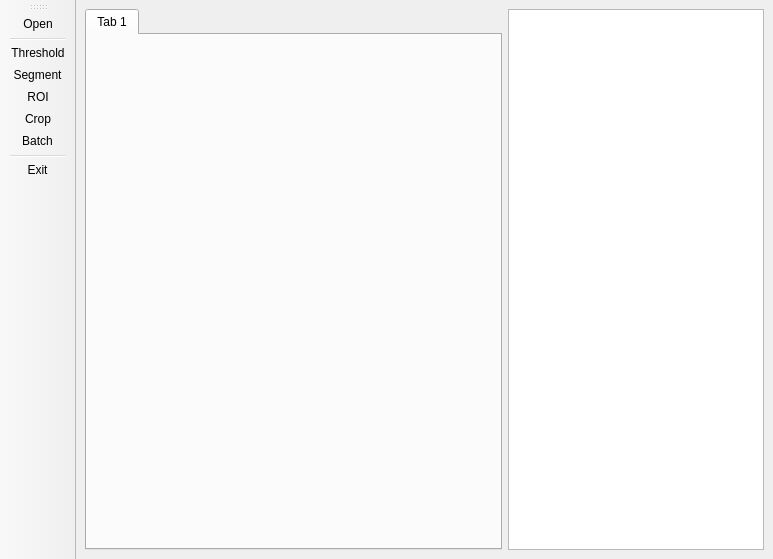
<?xml version="1.0" encoding="UTF-8"?>
<ui version="4.0">
 <class>MainWindow</class>
 <widget class="QMainWindow" name="MainWindow">
  <property name="geometry">
   <rect>
    <x>0</x>
    <y>0</y>
    <width>773</width>
    <height>559</height>
   </rect>
  </property>
  <property name="windowTitle">
   <string>SlideCrop</string>
  </property>
  <property name="windowIcon">
   <iconset resource="resources.qrc">
    <normaloff>:/newPrefix/icon.ico</normaloff>:/newPrefix/icon.ico</iconset>
  </property>
  <widget class="QWidget" name="centralwidget">
   <layout class="QHBoxLayout" name="horizontalLayout">
    <item>
     <widget class="QTabWidget" name="slide_tabWidget">
      <property name="sizePolicy">
       <sizepolicy hsizetype="Expanding" vsizetype="Expanding">
        <horstretch>0</horstretch>
        <verstretch>0</verstretch>
       </sizepolicy>
      </property>
      <property name="currentIndex">
       <number>0</number>
      </property>
      <widget class="QWidget" name="tab">
       <attribute name="title">
        <string>Tab 1</string>
       </attribute>
      </widget>
     </widget>
    </item>
    <item>
     <widget class="QTableWidget" name="roi_list">
      <property name="sizePolicy">
       <sizepolicy hsizetype="Preferred" vsizetype="Expanding">
        <horstretch>0</horstretch>
        <verstretch>0</verstretch>
       </sizepolicy>
      </property>
     </widget>
    </item>
   </layout>
  </widget>
  <widget class="QToolBar" name="toolBar">
   <property name="windowTitle">
    <string>toolBar</string>
   </property>
   <property name="iconSize">
    <size>
     <width>48</width>
     <height>48</height>
    </size>
   </property>
   <attribute name="toolBarArea">
    <enum>LeftToolBarArea</enum>
   </attribute>
   <attribute name="toolBarBreak">
    <bool>false</bool>
   </attribute>
   <addaction name="actionOpen"/>
   <addaction name="separator"/>
   <addaction name="actionThreshold"/>
   <addaction name="actionSegment"/>
   <addaction name="actionROI"/>
   <addaction name="actionCrop"/>
   <addaction name="actionBatch"/>
   <addaction name="separator"/>
   <addaction name="actionExit"/>
  </widget>
  <action name="actionOpen">
   <property name="icon">
    <iconset resource="resources.qrc">
     <normaloff>:/newPrefix/Folder-icon.png</normaloff>:/newPrefix/Folder-icon.png</iconset>
   </property>
   <property name="text">
    <string>Open</string>
   </property>
  </action>
  <action name="actionThreshold">
   <property name="icon">
    <iconset resource="resources.qrc">
     <normaloff>:/newPrefix/threshold.svg</normaloff>:/newPrefix/threshold.svg</iconset>
   </property>
   <property name="text">
    <string>Threshold</string>
   </property>
  </action>
  <action name="actionSegment">
   <property name="icon">
    <iconset resource="resources.qrc">
     <normaloff>:/newPrefix/icon.ico</normaloff>:/newPrefix/icon.ico</iconset>
   </property>
   <property name="text">
    <string>Segment</string>
   </property>
  </action>
  <action name="actionROI">
   <property name="icon">
    <iconset resource="resources.qrc">
     <normaloff>:/newPrefix/roi.svg</normaloff>:/newPrefix/roi.svg</iconset>
   </property>
   <property name="text">
    <string>ROI</string>
   </property>
  </action>
  <action name="actionCrop">
   <property name="icon">
    <iconset resource="resources.qrc">
     <normaloff>:/newPrefix/crop.svg</normaloff>:/newPrefix/crop.svg</iconset>
   </property>
   <property name="text">
    <string>Crop</string>
   </property>
  </action>
  <action name="actionBatch">
   <property name="icon">
    <iconset resource="resources.qrc">
     <normaloff>:/newPrefix/batch_crop.svg</normaloff>:/newPrefix/batch_crop.svg</iconset>
   </property>
   <property name="text">
    <string>Batch</string>
   </property>
  </action>
  <action name="actionExit">
   <property name="icon">
    <iconset resource="resources.qrc">
     <normaloff>:/newPrefix/Windows_Close_Program_Icon_64.png</normaloff>:/newPrefix/Windows_Close_Program_Icon_64.png</iconset>
   </property>
   <property name="text">
    <string>Exit</string>
   </property>
  </action>
 </widget>
 <resources>
  <include location="resources.qrc"/>
 </resources>
 <connections/>
</ui>
